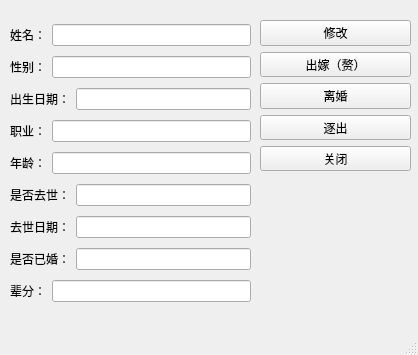
<?xml version="1.0" encoding="UTF-8"?>
<ui version="4.0">
 <class>Information</class>
 <widget class="QMainWindow" name="Information">
  <property name="geometry">
   <rect>
    <x>0</x>
    <y>0</y>
    <width>418</width>
    <height>355</height>
   </rect>
  </property>
  <property name="windowTitle">
   <string>成员信息</string>
  </property>
  <property name="windowIcon">
   <iconset resource="picture.qrc">
    <normaloff>:/picture/longtuteng.jpg</normaloff>:/picture/longtuteng.jpg</iconset>
  </property>
  <widget class="QWidget" name="centralwidget">
   <widget class="QWidget" name="layoutWidget">
    <property name="geometry">
     <rect>
      <x>260</x>
      <y>20</y>
      <width>151</width>
      <height>151</height>
     </rect>
    </property>
    <layout class="QVBoxLayout" name="verticalLayout_3">
     <item>
      <widget class="QPushButton" name="pushButton">
       <property name="text">
        <string>修改</string>
       </property>
      </widget>
     </item>
     <item>
      <widget class="QPushButton" name="pushButton_3">
       <property name="text">
        <string>出嫁（赘）</string>
       </property>
      </widget>
     </item>
     <item>
      <widget class="QPushButton" name="pushButton_5">
       <property name="text">
        <string>离婚</string>
       </property>
      </widget>
     </item>
     <item>
      <widget class="QPushButton" name="pushButton_4">
       <property name="text">
        <string>逐出</string>
       </property>
      </widget>
     </item>
     <item>
      <widget class="QPushButton" name="pushButton_2">
       <property name="text">
        <string>关闭</string>
       </property>
      </widget>
     </item>
    </layout>
   </widget>
   <widget class="QWidget" name="layoutWidget">
    <property name="geometry">
     <rect>
      <x>10</x>
      <y>20</y>
      <width>241</width>
      <height>291</height>
     </rect>
    </property>
    <layout class="QVBoxLayout" name="verticalLayout">
     <item>
      <layout class="QHBoxLayout" name="horizontalLayout">
       <item>
        <widget class="QLabel" name="label_10">
         <property name="text">
          <string>姓名：</string>
         </property>
        </widget>
       </item>
       <item>
        <widget class="QLineEdit" name="lineEdit"/>
       </item>
      </layout>
     </item>
     <item>
      <layout class="QHBoxLayout" name="horizontalLayout_2">
       <item>
        <widget class="QLabel" name="label_9">
         <property name="text">
          <string>性别：</string>
         </property>
        </widget>
       </item>
       <item>
        <widget class="QLineEdit" name="lineEdit_2"/>
       </item>
      </layout>
     </item>
     <item>
      <layout class="QHBoxLayout" name="horizontalLayout_3">
       <item>
        <widget class="QLabel" name="label_8">
         <property name="text">
          <string>出生日期：</string>
         </property>
        </widget>
       </item>
       <item>
        <widget class="QLineEdit" name="lineEdit_3"/>
       </item>
      </layout>
     </item>
     <item>
      <layout class="QHBoxLayout" name="horizontalLayout_4">
       <item>
        <widget class="QLabel" name="label">
         <property name="text">
          <string>职业：</string>
         </property>
        </widget>
       </item>
       <item>
        <widget class="QLineEdit" name="lineEdit_4"/>
       </item>
      </layout>
     </item>
     <item>
      <layout class="QHBoxLayout" name="horizontalLayout_5">
       <item>
        <widget class="QLabel" name="label_2">
         <property name="text">
          <string>年龄：</string>
         </property>
        </widget>
       </item>
       <item>
        <widget class="QLineEdit" name="lineEdit_5"/>
       </item>
      </layout>
     </item>
     <item>
      <layout class="QHBoxLayout" name="horizontalLayout_6">
       <item>
        <widget class="QLabel" name="label_3">
         <property name="text">
          <string>是否去世：</string>
         </property>
        </widget>
       </item>
       <item>
        <widget class="QLineEdit" name="lineEdit_8"/>
       </item>
      </layout>
     </item>
     <item>
      <layout class="QHBoxLayout" name="horizontalLayout_7">
       <item>
        <widget class="QLabel" name="label_4">
         <property name="text">
          <string>去世日期：</string>
         </property>
        </widget>
       </item>
       <item>
        <widget class="QLineEdit" name="lineEdit_6"/>
       </item>
      </layout>
     </item>
     <item>
      <layout class="QHBoxLayout" name="horizontalLayout_8">
       <item>
        <widget class="QLabel" name="label_5">
         <property name="text">
          <string>是否已婚：</string>
         </property>
        </widget>
       </item>
       <item>
        <widget class="QLineEdit" name="lineEdit_9"/>
       </item>
      </layout>
     </item>
     <item>
      <layout class="QHBoxLayout" name="horizontalLayout_9">
       <item>
        <widget class="QLabel" name="label_6">
         <property name="text">
          <string>辈分：</string>
         </property>
        </widget>
       </item>
       <item>
        <widget class="QLineEdit" name="lineEdit_7"/>
       </item>
      </layout>
     </item>
    </layout>
   </widget>
  </widget>
  <widget class="QMenuBar" name="menubar">
   <property name="geometry">
    <rect>
     <x>0</x>
     <y>0</y>
     <width>418</width>
     <height>17</height>
    </rect>
   </property>
  </widget>
  <widget class="QStatusBar" name="statusbar"/>
 </widget>
 <resources>
  <include location="picture.qrc"/>
 </resources>
 <connections>
  <connection>
   <sender>pushButton_2</sender>
   <signal>clicked()</signal>
   <receiver>Information</receiver>
   <slot>close()</slot>
   <hints>
    <hint type="sourcelabel">
     <x>335</x>
     <y>80</y>
    </hint>
    <hint type="destinationlabel">
     <x>208</x>
     <y>177</y>
    </hint>
   </hints>
  </connection>
 </connections>
</ui>
